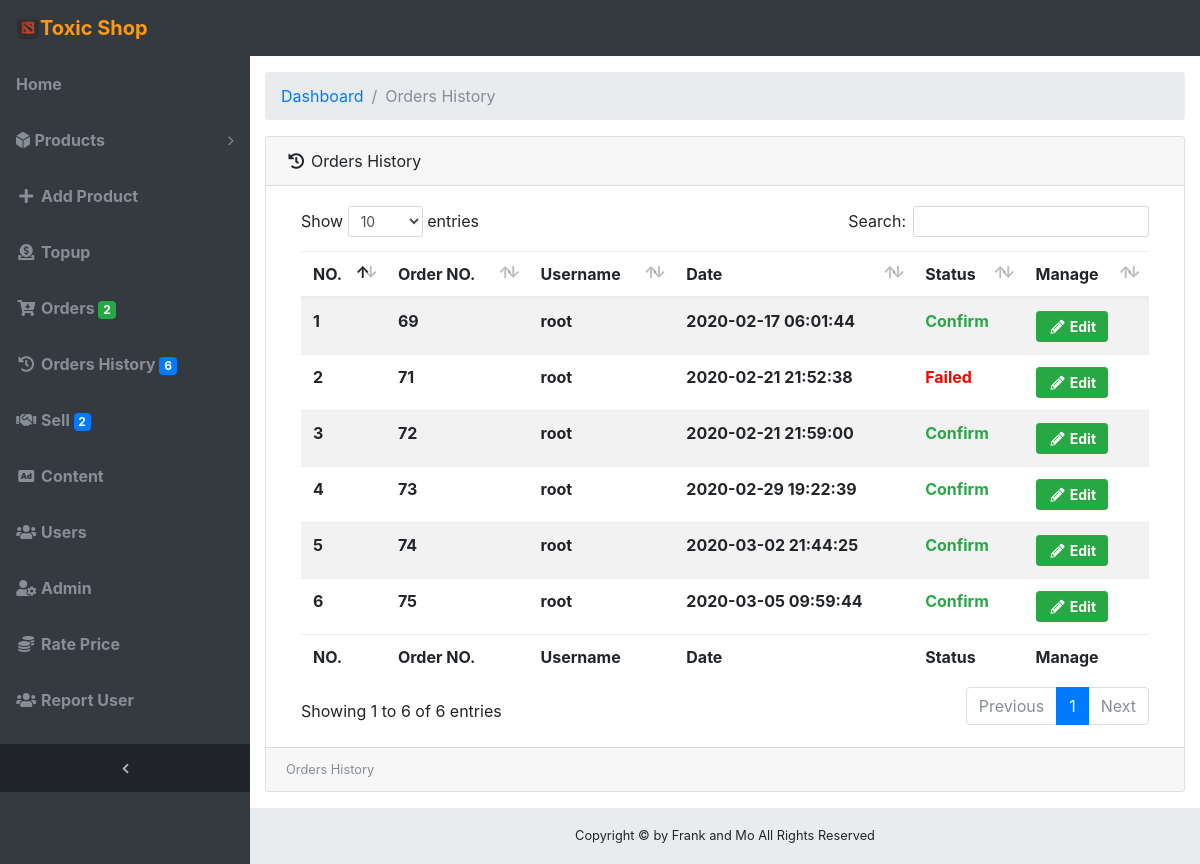
Page /dashboard/order_history.php (signed in) on the committed database.
### tables this page shows
CREATE TABLE `orders_run` (
  `ordersid_run` int(10) NOT NULL,
  `u_id` int(10) NOT NULL,
  `ordersdate_run` datetime NOT NULL,
  `status` varchar(1) NOT NULL
);

CREATE TABLE `users` (
  `u_id` int(10) NOT NULL,
  `username` varchar(100) NOT NULL,
  `password` varchar(100) NOT NULL,
  `name` varchar(255) NOT NULL,
  `email` varchar(255) NOT NULL,
  `link` text NOT NULL,
  `status` varchar(1) NOT NULL DEFAULT '0',
  `date` datetime NOT NULL,
  `point` varchar(255) NOT NULL DEFAULT '0'
);

CREATE TABLE `status_orders` (
  `status_ordersid` int(11) NOT NULL,
  `status_ordersname` varchar(100) NOT NULL
);

### dashboard/order_history.php (the view, shortened to what this page needs)
<?php
  require_once '../config/check.php';
?>
<!DOCTYPE html>
<html lang="en">
  <head>
    <link href="vendor/bootstrap/css/bootstrap.min.css" rel="stylesheet">
    <link rel="stylesheet" href="https://use.fontawesome.com/releases/v5.7.2/css/all.css">
    <link href="vendor/datatables/dataTables.bootstrap4.css" rel="stylesheet">
    <link href="css/sb-admin.css" rel="stylesheet">
  </head>
  <body class="fixed-nav sticky-footer bg-dark" id="page-top">
  <?php require_once 'navbar.php'; ?>
        <ul class="navbar-nav sidenav-toggler">
          <li class="nav-item">
            <a class="nav-link text-center" id="sidenavToggler">
              <i class="fa fa-fw fa-angle-left"></i>
            </a>
          </li>
        </ul>
      </div>
    </nav>
    <div class="content-wrapper">
      <div class="container-fluid">
        <ol class="breadcrumb">
          <li class="breadcrumb-item">
            <a href="index.php">Dashboard</a>
          </li>
          <li class="breadcrumb-item active">Orders History</li>
        </ol>
        <div class="card mb-3">
          <div class="card-header">
            <i class="fas fa-history fa-fw"></i>
            Orders History
          </div>
          <div class="card-body">
            <div class="table-responsive">
              <table class="table table-striped" width="100%" id="dataTable" cellspacing="0">
                <thead>
                  <tr>
                                    <th>NO.</th>
                                    <th>Order NO.</th>
                                    <th>Username</th>
                                    <th>Date</th>
                                    <th>Status</th>
                                    <th>Manage</th>
                  </tr>
                </thead>
                <tfoot>
                  <tr>
                                    <th >NO.</th>
                                    <th >Order NO.</th>
                                    <th>Username</th>
                                    <th>Date</th>
                                    <th>Status</th>
                                    <th>Manage</th>
                  </tr>
                </tfoot>
                <tbody>
                <?php
              $orders = "SELECT * FROM orders_run AS t1 INNER JOIN users AS t2 ON (t1.u_id = t2.u_id) INNER JOIN status_orders AS t3 ON (t1.status = t3.status_ordersid)  WHERE t1.status= 2 OR t1.status= 3  ORDER BY ordersid_run ASC";
              $result1 = mysqli_query($conn, $orders);
              $num=1;
              while($dataorders = mysqli_fetch_array($result1))
              {
              ?>
                  <tr>
                    <td align="" ><b><?php echo $num; ?></b></td>
                    <td align="" ><b><?php echo $dataorders['ordersid_run'];?></b></td>
                    <td align="" ><b><?php echo $dataorders['username'];?></b></td>
                    <td><b><?php echo$dataorders['ordersdate_run']; ?></b></td>
                    <td>
                       <?php
                                if($dataorders["status_ordersid"] == 2){
                                    echo "<font color='#28a745'><b>".$dataorders["status_ordersname"]."</b></font>";
                            }
                                if($dataorders["status_ordersid"] == 3){
                                echo "<font color='#FF0000'><b>".$dataorders["status_ordersname"]."</b></font>";
                            }
                            ?></td>
                    <td>
                      <a class="btn btn-success btn-sm" href="order_edit.php?id=<?php echo $dataorders['ordersid_run']; ?>" >&nbsp;<i class="fas fa-pencil-alt fa-fw "></i><b> Edit&nbsp;</b></a>
                    </td>
                  </tr>
                  <?php
                     $num++;}mysqli_close($conn);
                  ?>
                </tbody>
              </table>
            </div>
          </div>
          <div class="card-footer small text-muted">
          Orders History
          </div>
        </div>
      </div>
      </div>
    <?php require_once 'footer.php'; ?>
  </body>
</html>

### dashboard/css/sb-admin.css (style rules this page uses)
html { position: relative; min-height: 100%; }
body.sticky-footer { margin-bottom: 56px; }
body.sticky-footer .content-wrapper { min-height: calc(100vh - 56px - 56px); }
body.fixed-nav { padding-top: 56px; }
.content-wrapper { min-height: calc(100vh - 56px); padding-top: 1rem; }
#mainNav .navbar-collapse .navbar-nav .nav-item .nav-link { cursor: pointer; }
#mainNav .navbar-collapse .sidenav-toggler { display: none; }
#mainNav.fixed-top .sidenav-toggler { display: none; }
@media (min-width: 992px) { #mainNav.fixed-top .sidenav-toggler { position: absolute; top: 0; left: 0; display: flex; overflow-x: hidden; overflow-y: auto; -webkit-flex-direction: column; -ms-flex-direction: column; flex-direction: column; margin-top: calc(100vh - 56px); } }
@media (min-width: 992px) { #mainNav.fixed-top .sidenav-toggler > .nav-item { width: 250px; padding: 0; } }
@media (min-width: 992px) { #mainNav.fixed-top .sidenav-toggler > .nav-item > .nav-link { padding: 1em; } }
#mainNav.fixed-top.navbar-dark .sidenav-toggler { background-color: #212529; }
#mainNav.fixed-top.navbar-dark .sidenav-toggler a i { color: #adb5bd; }
.content-wrapper { overflow-x: hidden; background: white; }
@media (min-width: 992px) { .content-wrapper { margin-left: 250px; } }
#sidenavToggler i { font-weight: 800; }

### rows in the picture
orders_run: ordersid_run "69", u.username "root", ordersdate_run "2020-02-17 06:01:44", status_orders.status_ordersname "Confirm"
orders_run: ordersid_run "71", u.username "root", ordersdate_run "2020-02-21 21:52:38", status_orders.status_ordersname "Failed"
orders_run: ordersid_run "72", u.username "root", ordersdate_run "2020-02-21 21:59:00", status_orders.status_ordersname "Confirm"
orders_run: ordersid_run "73", u.username "root", ordersdate_run "2020-02-29 19:22:39", status_orders.status_ordersname "Confirm"
orders_run: ordersid_run "74", u.username "root", ordersdate_run "2020-03-02 21:44:25", status_orders.status_ordersname "Confirm"
orders_run: ordersid_run "75", u.username "root", ordersdate_run "2020-03-05 09:59:44", status_orders.status_ordersname "Confirm"

### other values in the picture
$datacount['total'] "2"
$datacount1['total1'] "6"
$datacount2['total2'] "2"
